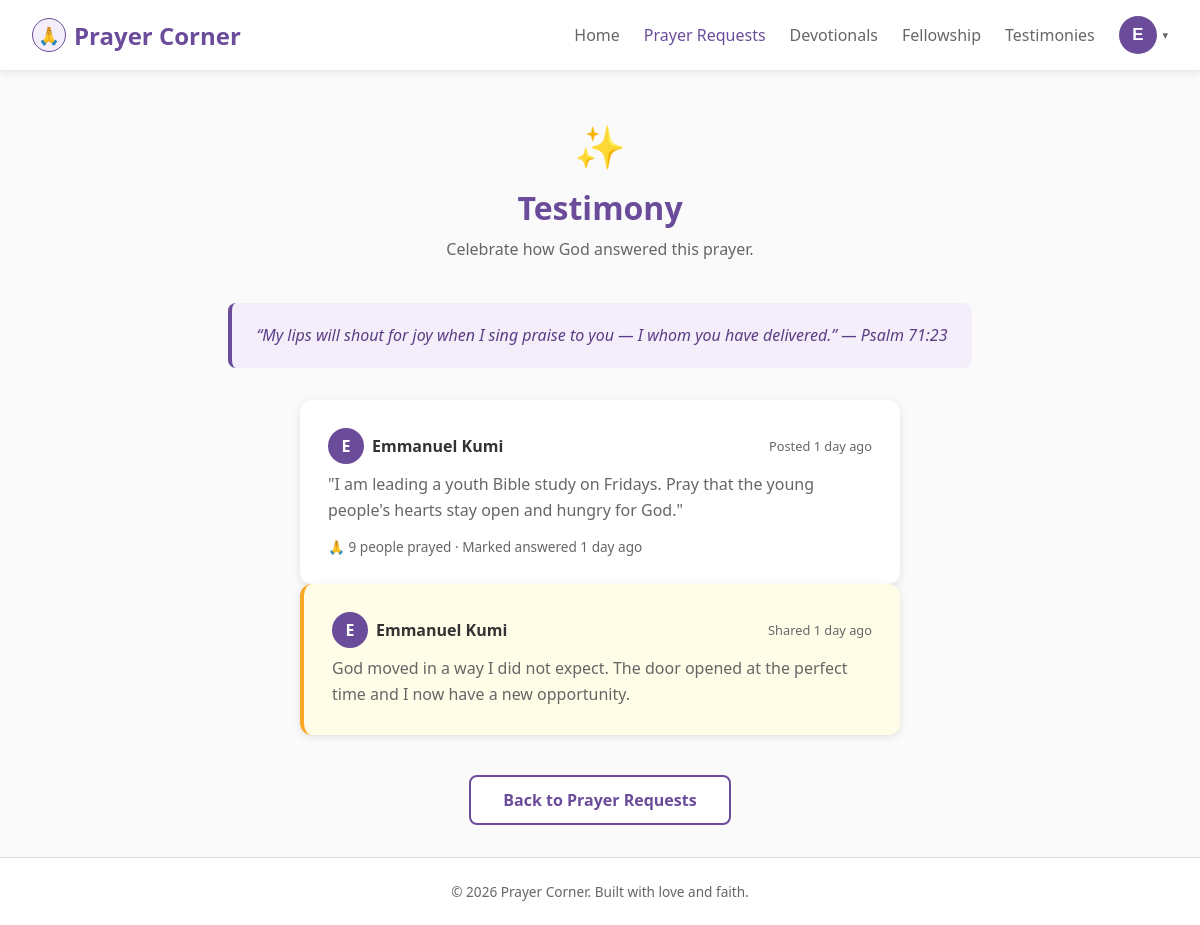
The app's page /testimony.php?pr=125 (signed in) with its own data.
### tables this page shows
CREATE TABLE `prayer_requests` (
  `id` int unsigned NOT NULL AUTO_INCREMENT,
  `user_id` int unsigned NOT NULL,
  `body` text NOT NULL,
  `created_at` timestamp NULL DEFAULT CURRENT_TIMESTAMP,
  `answered_at` timestamp NULL DEFAULT NULL,
  PRIMARY KEY (`id`),
  KEY `user_id` (`user_id`),
  CONSTRAINT `prayer_requests_ibfk_1` FOREIGN KEY (`user_id`) REFERENCES `users` (`id`) ON DELETE CASCADE
);

CREATE TABLE `users` (
  `id` int unsigned NOT NULL AUTO_INCREMENT,
  `full_name` varchar(100) NOT NULL,
  `email` varchar(190) NOT NULL,
  `username` varchar(30) NOT NULL,
  `password_hash` varchar(255) NOT NULL,
  `created_at` timestamp NULL DEFAULT CURRENT_TIMESTAMP,
  PRIMARY KEY (`id`),
  UNIQUE KEY `email` (`email`),
  UNIQUE KEY `username` (`username`)
);

CREATE TABLE `testimonies` (
  `id` int unsigned NOT NULL AUTO_INCREMENT,
  `prayer_request_id` int unsigned NOT NULL,
  `user_id` int unsigned NOT NULL,
  `body` text NOT NULL,
  `created_at` timestamp NULL DEFAULT CURRENT_TIMESTAMP,
  PRIMARY KEY (`id`),
  UNIQUE KEY `prayer_request_id` (`prayer_request_id`,`user_id`),
  KEY `user_id` (`user_id`),
  CONSTRAINT `testimonies_ibfk_1` FOREIGN KEY (`prayer_request_id`) REFERENCES `prayer_requests` (`id`) ON DELETE CASCADE,
  CONSTRAINT `testimonies_ibfk_2` FOREIGN KEY (`user_id`) REFERENCES `users` (`id`) ON DELETE CASCADE
);

### partials/verses.php (called while the page is built, shortened)
<?php
function get_daily_verse(string $page): array
{
    static $pools = null;
    if ($pools === null) {
        $pools = $GLOBALS['_verse_pools'] ?? [];
    }
    $pool = $pools[$page] ?? [];
    $index = (int) date('z') % count($pool);
    return $pool[$index];
}

### partials/helpers.php (called while the page is built, shortened)
<?php
if (!function_exists('time_ago')) {
    function time_ago(string $datetime): string
    {
        $now  = new DateTime();
        $past = new DateTime($datetime);
        $diff = $now->diff($past);
        if ($diff->d > 0) return $diff->d . ' day'    . ($diff->d > 1 ? 's' : '') . ' ago';
        return 'Just now';
    }
}
if (!function_exists('h')) {
    function h(string $s): string
    {
        return htmlspecialchars($s, ENT_QUOTES, 'UTF-8');
    }
}

### testimony.php (the view, shortened to what this page needs)
<?php
require_once 'config.php';
require_once __DIR__ . '/partials/verses.php';
$request_id = (int)($_GET['pr'] ?? 0);
$request = null;
$testimony = null;
if ($request_id > 0) {
    $stmt = $pdo->prepare(
        'SELECT pr.*, u.full_name, u.username FROM prayer_requests pr
         JOIN users u ON u.id = pr.user_id
         WHERE pr.id = ? AND pr.answered_at IS NOT NULL'
    );
    $stmt->execute([$request_id]);
    $request = $stmt->fetch();
    if ($request) {
        $stmt = $pdo->prepare(
            'SELECT t.*, u.full_name, u.username FROM testimonies t
             JOIN users u ON u.id = t.user_id
             WHERE t.prayer_request_id = ?'
        );
        $stmt->execute([$request_id]);
        $testimony = $stmt->fetch();
        $stmt = $pdo->prepare('SELECT COUNT(*) AS c FROM prayer_requests_prayed WHERE prayer_request_id = ?');
        $stmt->execute([$request_id]);
        $pray_count = (int)$stmt->fetch()['c'];
    }
}
?>
<!DOCTYPE html>
<html lang="en">
<head>
  <link rel="stylesheet" href="styles.css?v=2">
</head>
<body>
  <?php
  require __DIR__ . '/partials/nav.php';
  ?>
  <main class="subpage">
    <div class="subpage-header">
      <div class="subpage-icon">&#10024;</div>
      <h1>Testimony</h1>
      <p>Celebrate how God answered this prayer.</p>
    </div>
    <div class="verse-banner">
      <?php $v = get_daily_verse('testimony'); ?>&ldquo;<?php echo h($v['text']); ?>&rdquo; &mdash; <?php echo h($v['ref']); ?>
    </div>
    <?php if ($request): ?>
    <section class="content-list" style="max-width: 600px; margin: 0 auto;">
      <div class="feature-card">
        <div class="request-head">
          <span class="mini-avatar"><?php echo h(substr($request['full_name'], 0, 1)); ?></span>
          <strong><?php echo h($request['full_name']); ?></strong>
          <span class="request-time">Posted <?php echo time_ago($request['created_at']); ?></span>
        </div>
        <p class="request-body">&quot;<?php echo h($request['body']); ?>&quot;</p>
        <div class="card-meta">
          <?php if (isset($pray_count) && $pray_count): ?>&#128591; <?php echo $pray_count; ?> people prayed &middot;<?php endif; ?>
          Marked answered <?php echo time_ago($request['answered_at']); ?>
        </div>
      </div>
      <?php if ($testimony): ?>
      <div class="feature-card testimony-card">
        <div class="request-head">
          <span class="mini-avatar"><?php echo h(substr($testimony['full_name'], 0, 1)); ?></span>
          <strong><?php echo h($testimony['full_name']); ?></strong>
          <span class="request-time">Shared <?php echo time_ago($testimony['created_at']); ?></span>
        </div>
        <p class="request-body"><?php echo h($testimony['body']); ?></p>
      </div>
      <?php endif; ?>
      <div class="dash-actions">
        <a href="prayer_requests.php" class="btn btn-secondary">Back to Prayer Requests</a>
      </div>
    </section>
    <?php endif; ?>
  </main>
  <?php require __DIR__ . '/partials/footer.php'; ?>
</body>
</html>

### styles.css (style rules this page uses)
* { margin: 0; padding: 0; box-sizing: border-box; }
:root { --primary: #6b4c9a; --primary-dark: #5a3d85; --primary-light: #f3eef9; --text: #333; --text-light: #666; --bg: #fafafa; --white: #ffffff; --border: #ddd; --shadow: 0 2px 8px rgba(0, 0, 0, 0.1); }
body { font-family: 'Segoe UI', Tahoma, Geneva, Verdana, sans-serif; background-color: var(--bg); color: var(--text); min-height: 100vh; display: flex; flex-direction: column; }
.btn { display: inline-block; padding: 0.75rem 2rem; border-radius: 8px; text-decoration: none; font-weight: 600; font-size: 1rem; cursor: pointer; border: 2px solid var(--primary); transition: all 0.2s; }
.btn-secondary { background-color: var(--white); color: var(--primary); }
.feature-card { background: var(--white); border-radius: 12px; padding: 1.75rem; box-shadow: var(--shadow); transition: transform 0.2s; }
.feature-card p { color: var(--text-light); line-height: 1.6; }
.dash-actions { text-align: center; margin-top: 2.5rem; }
.subpage { flex: 1; padding: 3rem 2rem 2rem; max-width: 1200px; margin: 0 auto; }
.subpage-header { text-align: center; margin-bottom: 2.5rem; }
.subpage-header .subpage-icon { font-size: 2.6rem; margin-bottom: 0.75rem; }
.subpage-header h1 { color: var(--primary); font-size: 2rem; margin-bottom: 0.5rem; }
.subpage-header p { color: var(--text-light); max-width: 560px; margin: 0 auto; line-height: 1.6; }
.card-meta { font-size: 0.85rem; color: var(--text-light); margin-top: 0.85rem; }
.mini-avatar { width: 36px; height: 36px; border-radius: 50%; background-color: var(--primary); color: var(--white); display: inline-flex; align-items: center; justify-content: center; font-weight: 700; margin-right: 0.5rem; vertical-align: middle; }
.verse-banner { background-color: var(--primary-light); border-left: 4px solid var(--primary); border-radius: 8px; padding: 1.25rem 1.5rem; margin-bottom: 2rem; font-style: italic; color: var(--primary-dark); line-height: 1.6; text-align: center; }
.request-head { display: flex; align-items: center; gap: 0.5rem; margin-bottom: 0.5rem; }
.request-head .mini-avatar { margin-right: 0; }
.request-time { margin-left: auto; font-size: 0.8rem; color: var(--text-light); }
.request-body { line-height: 1.6; color: var(--text); }
.testimony-card { border-left: 4px solid #f9a825; background-color: #fffde7; }

### records on screen
prayer_requests: user.full_name "E", user.full_name "Emmanuel Kumi", created_at "1 day ago", body "I am leading a youth Bible study on Fridays. Pray that the young people's hearts stay open and hungry for God.", answered_at "1 day ago"
testimonies: user.full_name "E", user.full_name "Emmanuel Kumi", created_at "1 day ago", body "God moved in a way I did not expect. The door opened at the perfect time and I now have a new opportunity."

### other values on screen
$label "Home Prayer Requests Devotionals Fellowship Testimonies"
$user_initial "E"
$v['text'] "My lips will shout for joy when I sing praise to you — I whom you have delivered."
$v['ref'] "Psalm 71:23"
$pray_count "9"
